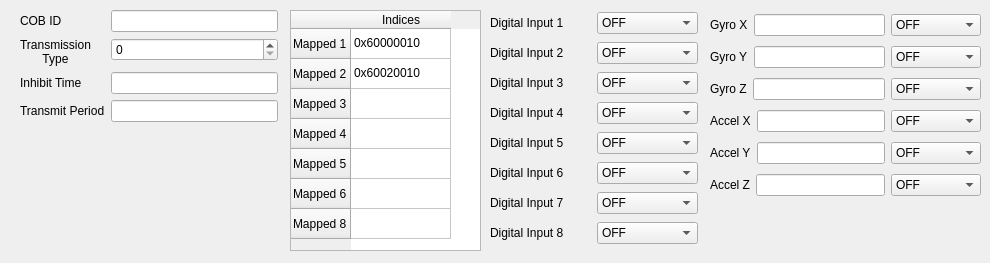
      <widget class="QWidget" name="TPDO2_tab">
       <attribute name="title">
        <string>TPDO2</string>
       </attribute>
       <widget class="QWidget" name="layoutWidget">
        <property name="geometry">
         <rect>
          <x>20</x>
          <y>10</y>
          <width>258</width>
          <height>131</height>
         </rect>
        </property>
        <layout class="QFormLayout" name="formLayout_6">
         <item row="0" column="0">
          <widget class="QLabel" name="COB_ID_label_10">
           <property name="text">
            <string>COB ID</string>
           </property>
          </widget>
         </item>
         <item row="0" column="1">
          <widget class="QLineEdit" name="COB_ID_box_10">
           <property name="statusTip">
            <string>Choose the COB ID that is sent with this PDO</string>
           </property>
          </widget>
         </item>
         <item row="1" column="0">
          <widget class="QLabel" name="TxType_label_10">
           <property name="text">
            <string>&lt;html&gt;&lt;head/&gt;&lt;body&gt;&lt;p align=&quot;center&quot;&gt;Transmission&lt;br/&gt;Type&lt;/p&gt;&lt;/body&gt;&lt;/html&gt;</string>
           </property>
          </widget>
         </item>
         <item row="1" column="1">
          <widget class="QSpinBox" name="spinBox_10">
           <property name="statusTip">
            <string>Min of 0 and Max of 255. 0 = every sync, 255 = Sync Mode off</string>
           </property>
           <property name="maximum">
            <number>255</number>
           </property>
          </widget>
         </item>
         <item row="2" column="0">
          <widget class="QLabel" name="Inhibit_time_label_10">
           <property name="text">
            <string>Inhibit Time</string>
           </property>
          </widget>
         </item>
         <item row="2" column="1">
          <widget class="QLineEdit" name="Inhibit_time_box_10"/>
         </item>
         <item row="3" column="0">
          <widget class="QLabel" name="Transmit_period_label_10">
           <property name="text">
            <string>Transmit Period</string>
           </property>
          </widget>
         </item>
         <item row="3" column="1">
          <widget class="QLineEdit" name="Transmit_period_box_10"/>
         </item>
        </layout>
       </widget>
       <widget class="QTableWidget" name="tableWidget_4">
        <property name="geometry">
         <rect>
          <x>290</x>
          <y>10</y>
          <width>191</width>
          <height>241</height>
         </rect>
        </property>
        <property name="statusTip">
         <string>Indices =&gt; 0x[Index][Sub Index][Size in bits]</string>
        </property>
        <row>
         <property name="text">
          <string>Mapped 1</string>
         </property>
        </row>
        <row>
         <property name="text">
          <string>Mapped 2</string>
         </property>
        </row>
        <row>
         <property name="text">
          <string>Mapped 3</string>
         </property>
        </row>
        <row>
         <property name="text">
          <string>Mapped 4</string>
         </property>
        </row>
        <row>
         <property name="text">
          <string>Mapped 5</string>
         </property>
        </row>
        <row>
         <property name="text">
          <string>Mapped 6</string>
         </property>
        </row>
        <row>
         <property name="text">
          <string>Mapped 8</string>
         </property>
        </row>
        <column>
         <property name="text">
          <string>Indices</string>
         </property>
        </column>
        <item row="0" column="0">
         <property name="text">
          <string>0x60000010</string>
         </property>
         <property name="toolTip">
          <string extracomment="0x[Index - subindex - size in bits]"/>
         </property>
        </item>
        <item row="1" column="0">
         <property name="text">
          <string>0x60020010</string>
         </property>
        </item>
       </widget>
       <widget class="QWidget" name="gridLayoutWidget_3">
        <property name="geometry">
         <rect>
          <x>490</x>
          <y>10</y>
          <width>208</width>
          <height>244</height>
         </rect>
        </property>
        <layout class="QGridLayout" name="gridLayout_5">
         <item row="3" column="0">
          <widget class="QLabel" name="label_34">
           <property name="text">
            <string>Digital Input 4</string>
           </property>
          </widget>
         </item>
         <item row="5" column="1">
          <widget class="QComboBox" name="comboBox_31">
           <item>
            <property name="text">
             <string>OFF</string>
            </property>
           </item>
           <item>
            <property name="text">
             <string>Low-&gt;High</string>
            </property>
           </item>
           <item>
            <property name="text">
             <string>High-&gt;Low</string>
            </property>
           </item>
           <item>
            <property name="text">
             <string>Both</string>
            </property>
           </item>
          </widget>
         </item>
         <item row="0" column="1">
          <widget class="QComboBox" name="comboBox_32">
           <item>
            <property name="text">
             <string>OFF</string>
            </property>
           </item>
           <item>
            <property name="text">
             <string>Low-&gt;High</string>
            </property>
           </item>
           <item>
            <property name="text">
             <string>High-&gt;Low</string>
            </property>
           </item>
           <item>
            <property name="text">
             <string>Both</string>
            </property>
           </item>
          </widget>
         </item>
         <item row="5" column="0">
          <widget class="QLabel" name="label_35">
           <property name="text">
            <string>Digital Input 6</string>
           </property>
          </widget>
         </item>
         <item row="6" column="0">
          <widget class="QLabel" name="label_36">
           <property name="text">
            <string>Digital Input 7</string>
           </property>
          </widget>
         </item>
         <item row="1" column="1">
          <widget class="QComboBox" name="comboBox_33">
           <item>
            <property name="text">
             <string>OFF</string>
            </property>
           </item>
           <item>
            <property name="text">
             <string>Low-&gt;High</string>
            </property>
           </item>
           <item>
            <property name="text">
             <string>High-&gt;Low</string>
            </property>
           </item>
           <item>
            <property name="text">
             <string>Both</string>
            </property>
           </item>
          </widget>
         </item>
         <item row="0" column="0">
          <widget class="QLabel" name="label_37">
           <property name="text">
            <string>Digital Input 1</string>
           </property>
          </widget>
         </item>
         <item row="1" column="0">
          <widget class="QLabel" name="label_38">
           <property name="text">
            <string>Digital Input 2</string>
           </property>
          </widget>
         </item>
         <item row="7" column="0">
          <widget class="QLabel" name="label_39">
           <property name="text">
            <string>Digital Input 8</string>
           </property>
          </widget>
         </item>
         <item row="3" column="1">
          <widget class="QComboBox" name="comboBox_34">
           <item>
            <property name="text">
             <string>OFF</string>
            </property>
           </item>
           <item>
            <property name="text">
             <string>Low-&gt;High</string>
            </property>
           </item>
           <item>
            <property name="text">
             <string>High-&gt;Low</string>
            </property>
           </item>
           <item>
            <property name="text">
             <string>Both</string>
            </property>
           </item>
          </widget>
         </item>
         <item row="4" column="0">
          <widget class="QLabel" name="label_40">
           <property name="text">
            <string>Digital Input 5</string>
           </property>
          </widget>
         </item>
         <item row="4" column="1">
          <widget class="QComboBox" name="comboBox_35">
           <item>
            <property name="text">
             <string>OFF</string>
            </property>
           </item>
           <item>
            <property name="text">
             <string>Low-&gt;High</string>
            </property>
           </item>
           <item>
            <property name="text">
             <string>High-&gt;Low</string>
            </property>
           </item>
           <item>
            <property name="text">
             <string>Both</string>
            </property>
           </item>
          </widget>
         </item>
         <item row="2" column="1">
          <widget class="QComboBox" name="comboBox_36">
           <item>
            <property name="text">
             <string>OFF</string>
            </property>
           </item>
           <item>
            <property name="text">
             <string>Low-&gt;High</string>
            </property>
           </item>
           <item>
            <property name="text">
             <string>High-&gt;Low</string>
            </property>
           </item>
           <item>
            <property name="text">
             <string>Both</string>
            </property>
           </item>
          </widget>
         </item>
         <item row="7" column="1">
          <widget class="QComboBox" name="comboBox_37">
           <item>
            <property name="text">
             <string>OFF</string>
            </property>
           </item>
           <item>
            <property name="text">
             <string>Low-&gt;High</string>
            </property>
           </item>
           <item>
            <property name="text">
             <string>High-&gt;Low</string>
            </property>
           </item>
           <item>
            <property name="text">
             <string>Both</string>
            </property>
           </item>
          </widget>
         </item>
         <item row="6" column="1">
          <widget class="QComboBox" name="comboBox_38">
           <item>
            <property name="text">
             <string>OFF</string>
            </property>
           </item>
           <item>
            <property name="text">
             <string>Low-&gt;High</string>
            </property>
           </item>
           <item>
            <property name="text">
             <string>High-&gt;Low</string>
            </property>
           </item>
           <item>
            <property name="text">
             <string>Both</string>
            </property>
           </item>
          </widget>
         </item>
         <item row="2" column="0">
          <widget class="QLabel" name="label_41">
           <property name="text">
            <string>Digital Input 3</string>
           </property>
          </widget>
         </item>
        </layout>
       </widget>
       <widget class="QWidget" name="gridLayoutWidget_4">
        <property name="geometry">
         <rect>
          <x>710</x>
          <y>10</y>
          <width>271</width>
          <height>194</height>
         </rect>
        </property>
        <layout class="QGridLayout" name="gridLayout_6">
         <item row="2" column="1">
          <widget class="QComboBox" name="comboBox_39">
           <item>
            <property name="text">
             <string>OFF</string>
            </property>
           </item>
           <item>
            <property name="text">
             <string>Low-&gt;High</string>
            </property>
           </item>
           <item>
            <property name="text">
             <string>High-&gt;Low</string>
            </property>
           </item>
           <item>
            <property name="text">
             <string>Both</string>
            </property>
           </item>
          </widget>
         </item>
         <item row="5" column="1">
          <widget class="QComboBox" name="comboBox_40">
           <item>
            <property name="text">
             <string>OFF</string>
            </property>
           </item>
           <item>
            <property name="text">
             <string>Low-&gt;High</string>
            </property>
           </item>
           <item>
            <property name="text">
             <string>High-&gt;Low</string>
            </property>
           </item>
           <item>
            <property name="text">
             <string>Both</string>
            </property>
           </item>
          </widget>
         </item>
         <item row="0" column="0">
          <layout class="QHBoxLayout" name="horizontalLayout_26">
           <item>
            <widget class="QLabel" name="label_42">
             <property name="text">
              <string>Gyro X</string>
             </property>
            </widget>
           </item>
           <item>
            <widget class="QLineEdit" name="Gyro_X_threshold_13">
             <property name="statusTip">
              <string>Choose the COB ID that is sent with this PDO</string>
             </property>
            </widget>
           </item>
          </layout>
         </item>
         <item row="4" column="1">
          <widget class="QComboBox" name="comboBox_41">
           <item>
            <property name="text">
             <string>OFF</string>
            </property>
           </item>
           <item>
            <property name="text">
             <string>Low-&gt;High</string>
            </property>
           </item>
           <item>
            <property name="text">
             <string>High-&gt;Low</string>
            </property>
           </item>
           <item>
            <property name="text">
             <string>Both</string>
            </property>
           </item>
          </widget>
         </item>
         <item row="3" column="1">
          <widget class="QComboBox" name="comboBox_42">
           <item>
            <property name="text">
             <string>OFF</string>
            </property>
           </item>
           <item>
            <property name="text">
             <string>Low-&gt;High</string>
            </property>
           </item>
           <item>
            <property name="text">
             <string>High-&gt;Low</string>
            </property>
           </item>
           <item>
            <property name="text">
             <string>Both</string>
            </property>
           </item>
          </widget>
         </item>
         <item row="0" column="1">
          <widget class="QComboBox" name="comboBox_43">
           <item>
            <property name="text">
             <string>OFF</string>
            </property>
           </item>
           <item>
            <property name="text">
             <string>Low-&gt;High</string>
            </property>
           </item>
           <item>
            <property name="text">
             <string>High-&gt;Low</string>
            </property>
           </item>
           <item>
            <property name="text">
             <string>Both</string>
            </property>
           </item>
          </widget>
         </item>
         <item row="1" column="1">
          <widget class="QComboBox" name="comboBox_44">
           <item>
            <property name="text">
             <string>OFF</string>
            </property>
           </item>
           <item>
            <property name="text">
             <string>Low-&gt;High</string>
            </property>
           </item>
           <item>
            <property name="text">
             <string>High-&gt;Low</string>
            </property>
           </item>
           <item>
            <property name="text">
             <string>Both</string>
            </property>
           </item>
          </widget>
         </item>
         <item row="1" column="0">
          <layout class="QHBoxLayout" name="horizontalLayout_27">
           <item>
            <widget class="QLabel" name="label_43">
             <property name="text">
              <string>Gyro Y</string>
             </property>
            </widget>
           </item>
           <item>
            <widget class="QLineEdit" name="Gyro_X_threshold_14">
             <property name="statusTip">
              <string>Choose the COB ID that is sent with this PDO</string>
             </property>
            </widget>
           </item>
          </layout>
         </item>
         <item row="2" column="0">
          <layout class="QHBoxLayout" name="horizontalLayout_28">
           <item>
            <widget class="QLabel" name="label_44">
             <property name="text">
              <string>Gyro Z</string>
             </property>
            </widget>
           </item>
           <item>
            <widget class="QLineEdit" name="Gyro_X_threshold_15">
             <property name="statusTip">
              <string>Choose the COB ID that is sent with this PDO</string>
             </property>
            </widget>
           </item>
          </layout>
         </item>
         <item row="3" column="0">
          <layout class="QHBoxLayout" name="horizontalLayout_29">
           <item>
            <widget class="QLabel" name="label_45">
             <property name="text">
              <string>Accel X</string>
             </property>
            </widget>
           </item>
           <item>
            <widget class="QLineEdit" name="Gyro_X_threshold_16">
             <property name="statusTip">
              <string>Choose the COB ID that is sent with this PDO</string>
             </property>
            </widget>
           </item>
          </layout>
         </item>
         <item row="4" column="0">
          <layout class="QHBoxLayout" name="horizontalLayout_30">
           <item>
            <widget class="QLabel" name="label_46">
             <property name="text">
              <string>Accel Y</string>
             </property>
            </widget>
           </item>
           <item>
            <widget class="QLineEdit" name="Gyro_X_threshold_17">
             <property name="statusTip">
              <string>Choose the COB ID that is sent with this PDO</string>
             </property>
            </widget>
           </item>
          </layout>
         </item>
         <item row="5" column="0">
          <layout class="QHBoxLayout" name="horizontalLayout_31">
           <item>
            <widget class="QLabel" name="label_47">
             <property name="text">
              <string>Accel Z</string>
             </property>
            </widget>
           </item>
           <item>
            <widget class="QLineEdit" name="Gyro_X_threshold_18">
             <property name="statusTip">
              <string>Choose the COB ID that is sent with this PDO</string>
             </property>
            </widget>
           </item>
          </layout>
         </item>
        </layout>
       </widget>
      </widget>
